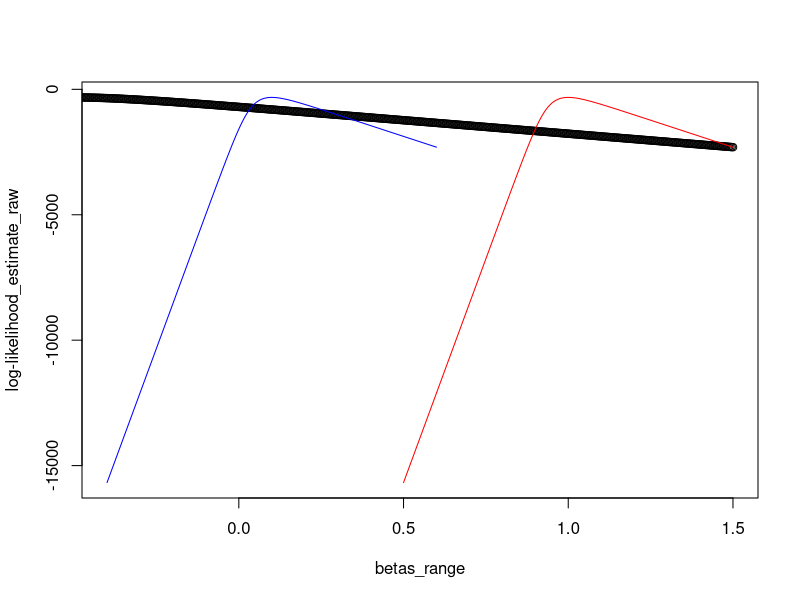
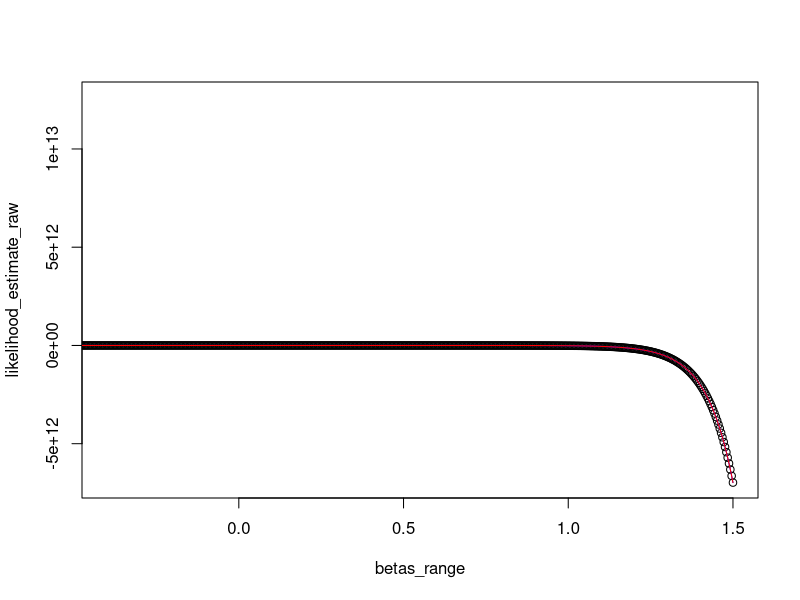
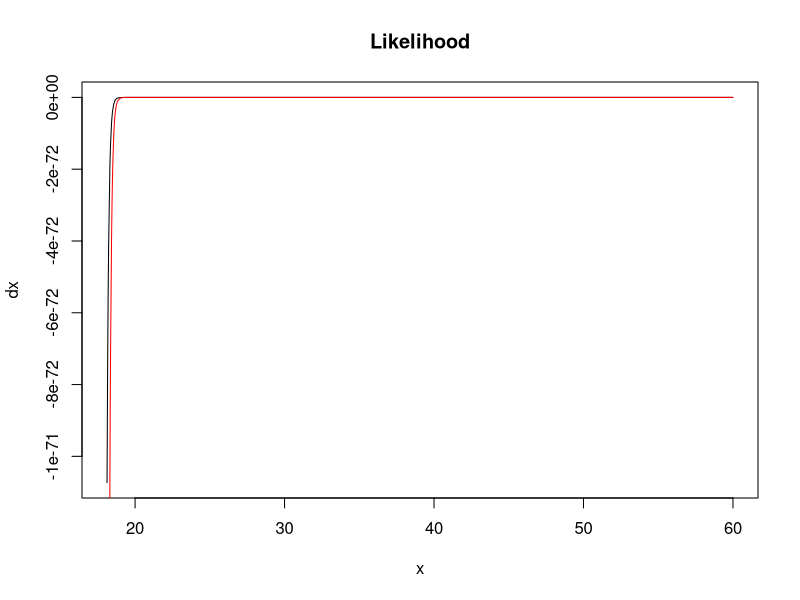
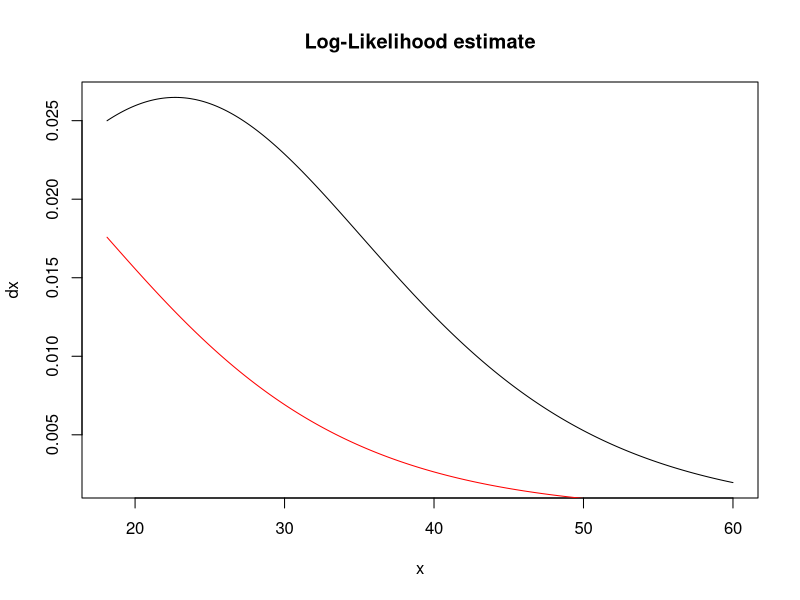
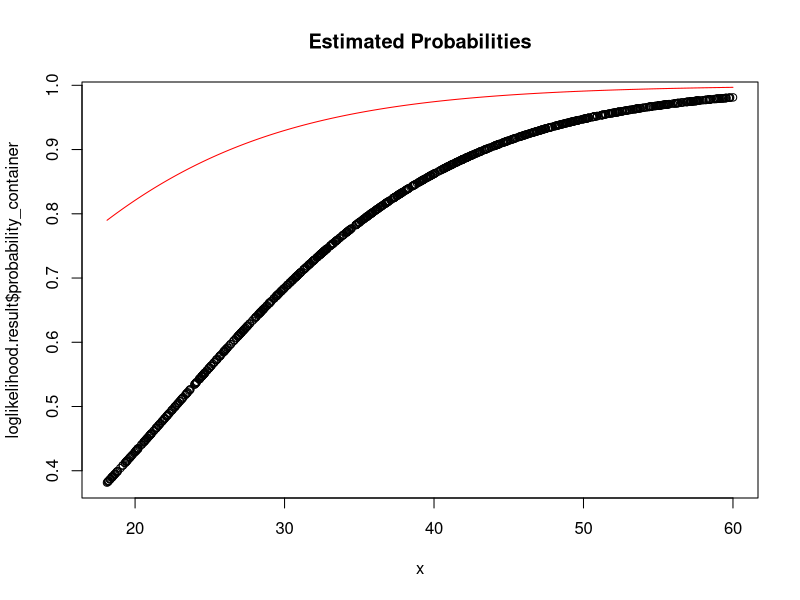
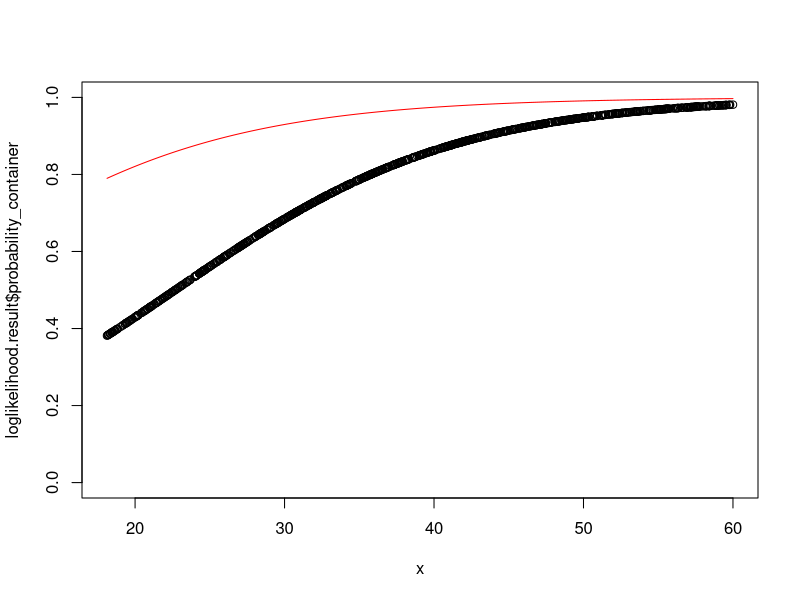
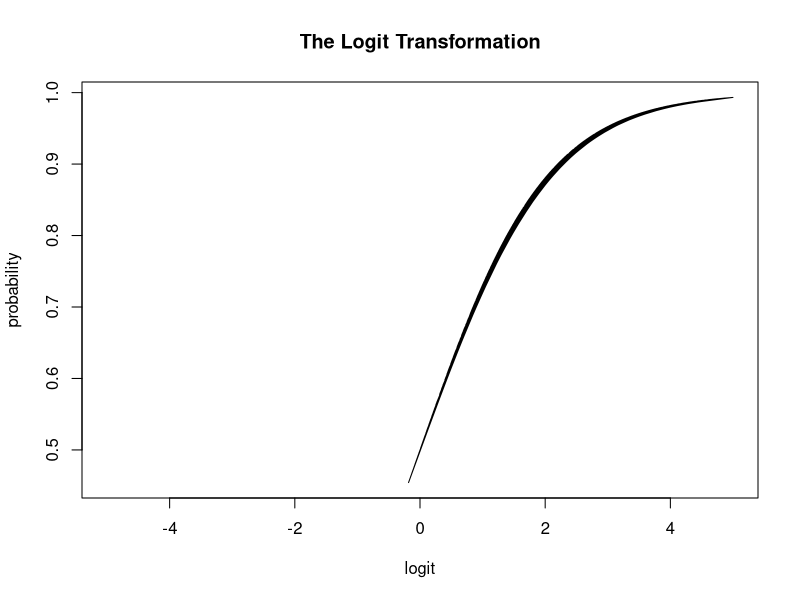

Reproduce these figures in R, in order.
# Functions
# b) Log likelihood
myloglikelihood <- function(beta) {
  loglikelihood <-
    sum(-y * log(1 + exp(-(X %*% beta))) - (1 - y) * log(1 + exp(X %*% beta)))
  return(loglikelihood)
}
# b) Normal Likelihood
mylikelihood <- function(beta) {
  likelihood <-
    sum(-y * 1 + exp(-(X %*% beta)) - (1 - y) * (1 + exp(X %*% beta)))
  return(likelihood)
}

getMarginalEffectBeta1 <- function(length = n,
                                   x2 = 0,
                                   # likelihood OR log-likelihood
                                   estimate_for = "likelihood",
                                   dx_container = NULL,
                                   probability_container = NULL) {
  estimate <- NULL
  
  if (estimate_for == "likelihood") {
    estimate <- likelihood.estimate$estimate
  } else if (estimate_for == "loglikelihood") {
    estimate <- loglikelihood.estimate$estimate
  }
  
  if (!is.null(estimate)) {
    for (i in 1:length) {
      prob_i <-
        exp(estimate[1] + estimate[2] * x[i] + estimate[3] * x2) / (1 + exp(estimate[1] + estimate[2] * x[i] + estimate[3] * x2))
      
      dx_container[i] <- estimate[2] * prob_i * (1 - prob_i)
      probability_container[i] <- prob_i
    }
    return(list(dx_container = dx_container, probability_container = probability_container))
  }
  
  return(NULL)
}
# Parameters
n <- 1000
x <- sort(runif(n = n, min = 18, max = 60))
x2 <- rbinom(n, 1, prob = 0.5)
X <- cbind(rep(1, n), x, x2)

beta0 <- -2
beta1 <- 0.1
beta2 <- 1
beta <- cbind(beta0, beta1, beta2)

linear_model <- beta0 + beta1 * x + beta2 * x2
prob_i_x <- exp(linear_model) / (1 + exp(linear_model))

# a) ?
y <- rbinom(n = length(x), size = 1, prob = prob_i_x)

# c) Plot the likelihood function and the log-likelihood function for a range of values for the two parameters
# separately and show that they are maximized at the same value.
beta_start_0 <- seq(-2.5, -1.5, le=n)
beta_start_1 <- seq(-0.4, 0.6, le=n)
beta_start_2 <-  seq(0.5, 1.5, le=n)
beta_start_param <- cbind(beta_start_0, beta_start_1, beta_start_2)
betas_range <- seq(min(beta_start_param),max(beta_start_param), le=n)

results_maybe_log_like <- rep(0, nrow(beta_start_param))

for(i in 1:nrow(beta_start_param)){
  results_maybe_log_like[i] <- myloglikelihood(beta_start_param[i, ])
}

plot(betas_range, results_maybe_log_like, xlim=c(-0.4, 1.5), ylab="log-likelihood_estimate_raw")
lines(beta_start_1, results_maybe_log_like, col="blue")
lines(beta_start_2, results_maybe_log_like, col="red")

results_maybe_likelihood <- rep(0, nrow(beta_start_param))
for(i in 1:nrow(beta_start_param)){
  results_maybe_likelihood[i] <- mylikelihood(beta_start_param[i, ])
}
plot(betas_range, results_maybe_likelihood, xlim=c(-0.4, 1.5), ylab="likelihood_estimate_raw")
lines(betas_range, results_maybe_likelihood, col="blue")
lines(betas_range, results_maybe_likelihood, col="red")
# Testing functions from https://www.r-bloggers.com/2019/08/maximum-likelihood-estimation-from-scratch/

library(maxLik)
# Getting an estimate for both functions
start_param <- c(0, 1, 1)
loglikelihood.estimate <- maxBFGS(myloglikelihood,
                                  finalHessian = TRUE,
                                  start = start_param)
### TODO: Pass previous estimation as this function's start parameter? This is cheating maybe
likelihood.estimate <- maxBFGS(mylikelihood,
                               finalHessian = TRUE,
                               start=loglikelihood.estimate$estimate)



likelihood.covariance_matrix <- -(solve(likelihood.estimate$hessian))
loglikelihood.covariance_matrix <-
  -(solve(loglikelihood.estimate$hessian))

likelihood.sde <- sqrt(diag(likelihood.covariance_matrix))
loglikelihood.sde <- sqrt(diag(loglikelihood.covariance_matrix))

x_len <- length(x)

# Likelihood
likelihood.result <- getMarginalEffectBeta1(
  length = x_len,
  estimate_for = "likelihood",
  x2 = 0,
  dx_container = rep(0, x_len),
  probability_container = rep(0, x_len)
)
plot(x, likelihood.result$dx_container, type="l", main="Likelihood", ylab="dx")

likelihood.result1 <- getMarginalEffectBeta1(
  length = x_len,
  estimate_for = "likelihood",
  x2 = 1,
  dx_container = rep(0, x_len),
  probability_container = rep(0, x_len)
)
lines(x, likelihood.result1$dx_container, col="red")

loglikelihood.result <- getMarginalEffectBeta1(
  length = x_len,
  estimate_for = "loglikelihood",
  x2 = 0,
  dx_container = rep(0, x_len),
  probability_container = rep(0, x_len)
)
plot(x, loglikelihood.result$dx_container, type= "l", main = "Log-Likelihood estimate", ylab = "dx")

loglikelihood.result1 <- getMarginalEffectBeta1(
  length = x_len,
  estimate_for = "loglikelihood",
  x2 = 1,
  dx_container = rep(0, x_len),
  probability_container = rep(0, x_len)
)
lines(x, loglikelihood.result1$dx_container, col="red")

# Plot probabilities
plot(x, loglikelihood.result$probability_container, main="Estimated Probabilities")
lines(x, loglikelihood.result1$probability_container, col="red")

plot(x, loglikelihood.result$probability_container, ylim=c(0, 1))
lines(x, loglikelihood.result1$probability_container, col="red")

# TEST f)?
logit <- function(x) {
  logit <- log(x / (1 - x))
  return (logit)
}

plot(
  logit(prob_i_x),
  prob_i_x,
  type = "l",
  xlim = c(-5, 5),
  main = "The Logit Transformation",
  xlab = "logit",
  ylab = "probability",
  cex.main = 1.2,
  cex.lab = 1,
  cex.axis = 1
)
